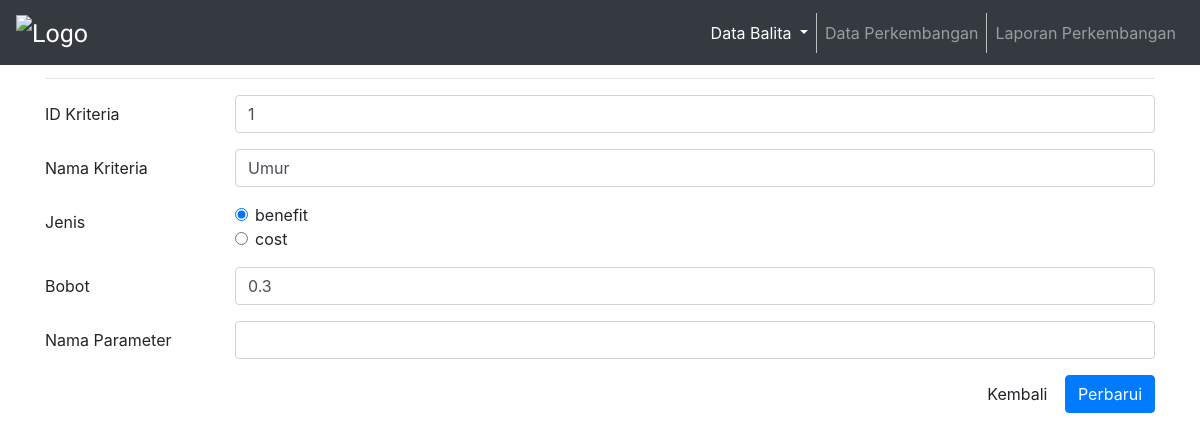
Screenshot of /admin/proses/edit-kriteria.php?id_kriteria=1 with the database file from the repository.
### tables this page shows
CREATE TABLE `kriteriasaw` (
  `id_kriteria` int(100) NOT NULL,
  `nama_kriteria` varchar(50) NOT NULL,
  `jenis` enum('cost','benefit') NOT NULL,
  `bobot` double NOT NULL
);

### admin/proses/edit-kriteria.php (the view, shortened to what this page needs)
<?php
	include('../koneksi.php');
?>
<!DOCTYPE html>
<html lang="en">
<head>
    <link rel="stylesheet" href="https://maxcdn.bootstrapcdn.com/bootstrap/4.5.2/css/bootstrap.min.css">
    <link rel="stylesheet" href="https://cdnjs.cloudflare.com/ajax/libs/font-awesome/4.7.0/css/font-awesome.min.css">
</head>
<body>
    <nav class="navbar navbar-expand-md bg-dark navbar-dark fixed-top">
        <a class="navbar-brand">
            <img src="http://indihealth.com/indihealthcom/assets/images/products/5acf891ba61c4.png" alt="Logo"
                style="width:150px;"></a>
        <div class="collapse navbar-collapse" id="collapsibleNavbar">
            <ul class="navbar-nav ml-auto">
                <li class="nav-item dropdown active">
                    <a class="nav-link dropdown-toggle" href="#" id="navbarDropdown" role="button"
                        data-toggle="dropdown" aria-haspopup="true" aria-expanded="false">
                        Data Balita
                    </a>
                </li>
                <li class="nav-item">
                    <a class="nav-link" href="../index-perkembangan.php">Data Perkembangan</a>
                </li>
                <li class="nav-item">
                    <a class="nav-link" href="../laporan-perkembangan.php">Laporan Perkembangan</a>
                </li>
            </ul>
        </div>
    </nav>
    <br>
    <div class="container">
        <h2>Edit Data Kriteria</h2>
        <hr>
        <?php
		if(isset($_GET['id_kriteria'])){
			$id_kriteria = $_GET['id_kriteria'];
			$select = mysqli_query($koneksi, "SELECT * FROM kriteriasaw WHERE id_kriteria='$id_kriteria'") or die(mysqli_error($koneksi));
			if(mysqli_num_rows($select) == 0){
				echo '<div class="alert alert-warning">ID tidak ada dalam database.</div>';
				exit();
			}else{
				$data = mysqli_fetch_assoc($select);
			}
		}
        ?>
        <form action="edit-kriteria.php?id_kriteria=<?php echo $id_kriteria; ?>" method="post" autocomplete="off">
            <div class="form-group row">
                <label class="col-sm-2 col-form-label">ID Kriteria</label>
                <div class="col-sm-10">
                    <input type="text" name="id_kriteria" class="form-control" value="<?php echo $data['id_kriteria']; ?>"
                        required>
                </div>
            </div>
            <div class="form-group row">
                <label class="col-sm-2 col-form-label">Nama Kriteria</label>
                <div class="col-sm-10">
                    <input type="text" name="nama_kriteria" class="form-control"
                        value="<?php echo $data['nama_kriteria']; ?>" required>
                </div>
            </div>
            <div class="form-group row">
                <label class="col-sm-2 col-form-label">Jenis</label>
                <div class="col-sm-10">
                    <div class="form-check">
                        <input type="radio" class="form-check-input" name="jenis" value="benefit"
                            <?php if($data['jenis'] == 'benefit'){ echo 'checked'; } ?> required>
                        <label class="form-check-label">benefit</label>
                    </div>
                    <div class="form-check">
                        <input type="radio" class="form-check-input" name="jenis" value="cost"
                            <?php if($data['jenis'] == 'cost'){ echo 'checked'; } ?> required>
                        <label class="form-check-label">cost</label>
                    </div>
                </div>
            </div>
            <div class="form-group row">
                <label class="col-sm-2 col-form-label">Bobot</label>
                <div class="col-sm-10">
                    <input type="number" step="0.01" name="bobot" class="form-control" value="<?php echo $data['bobot']; ?>"
                        required>
                </div>
            </div>
            <div class="form-group row">
                <label class="col-sm-2 col-form-label">Nama Parameter</label>
                <div class="col-sm-10">
                    <input type="text" name="nama_parameter" class="form-control" value="<?php echo $data['nama_parameter']; ?>"
                        required>
                </div>
            </div>
            <div class="form-group text-right">
                <a href="../kriteria.php" class="btn btn-default">Kembali</a>
                <button type="submit" name="submit" class="btn btn-primary">Perbarui</button>
            </div>
        </form>
    </div>
</body>
</html>

### admin/proses/edit-kriteria.php (style rules this page uses)
.navbar-nav .nav-item:not(:last-child) { border-right: 1px solid silver; }
.navbar-brand { font-family: 'Roboto', sans-serif; font-size: 25px; margin: 0px; }

### rows the page displays
kriteriasaw: id_kriteria "1", nama_kriteria "Umur", jenis "☑", bobot "0.3"
